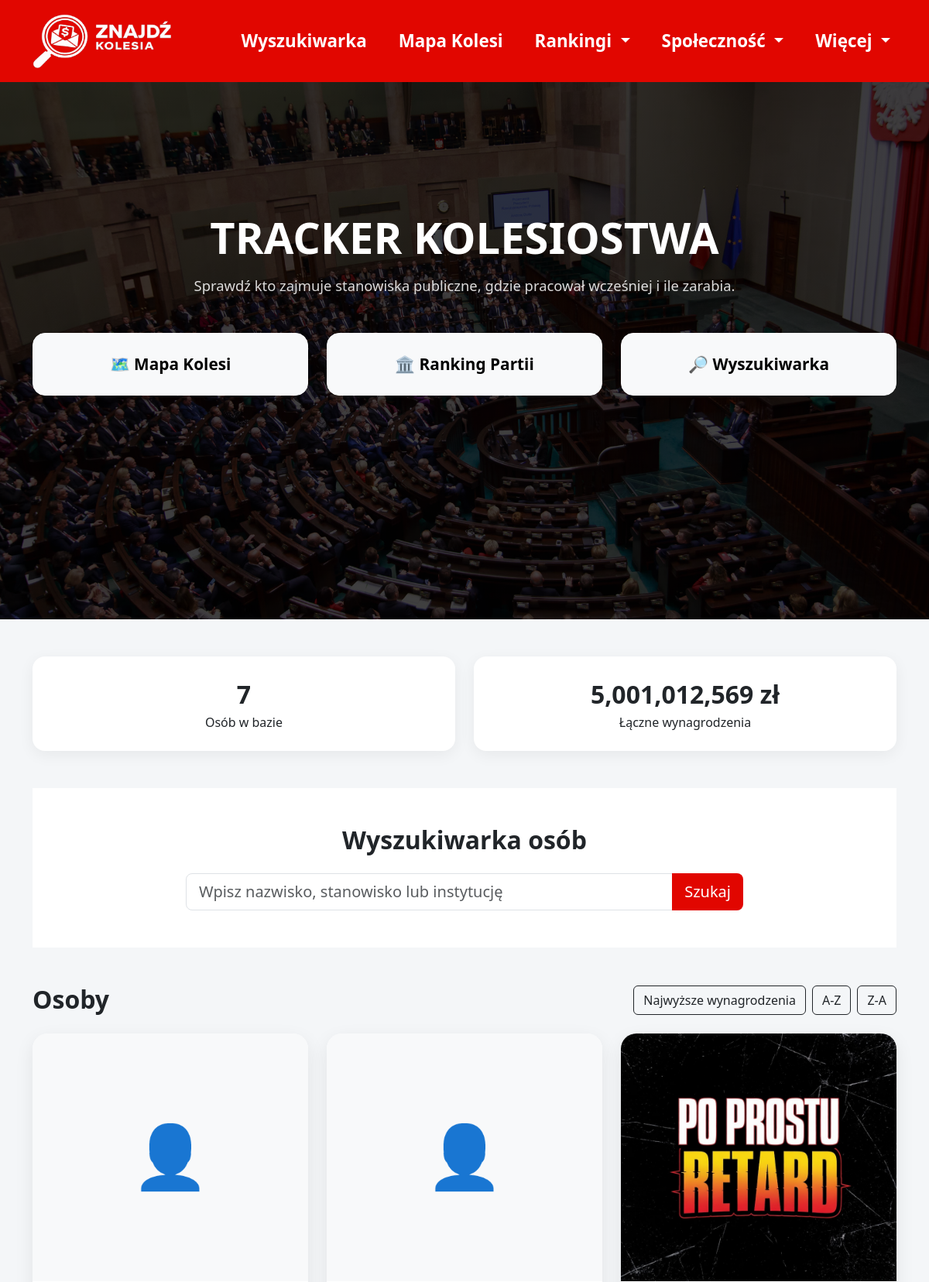
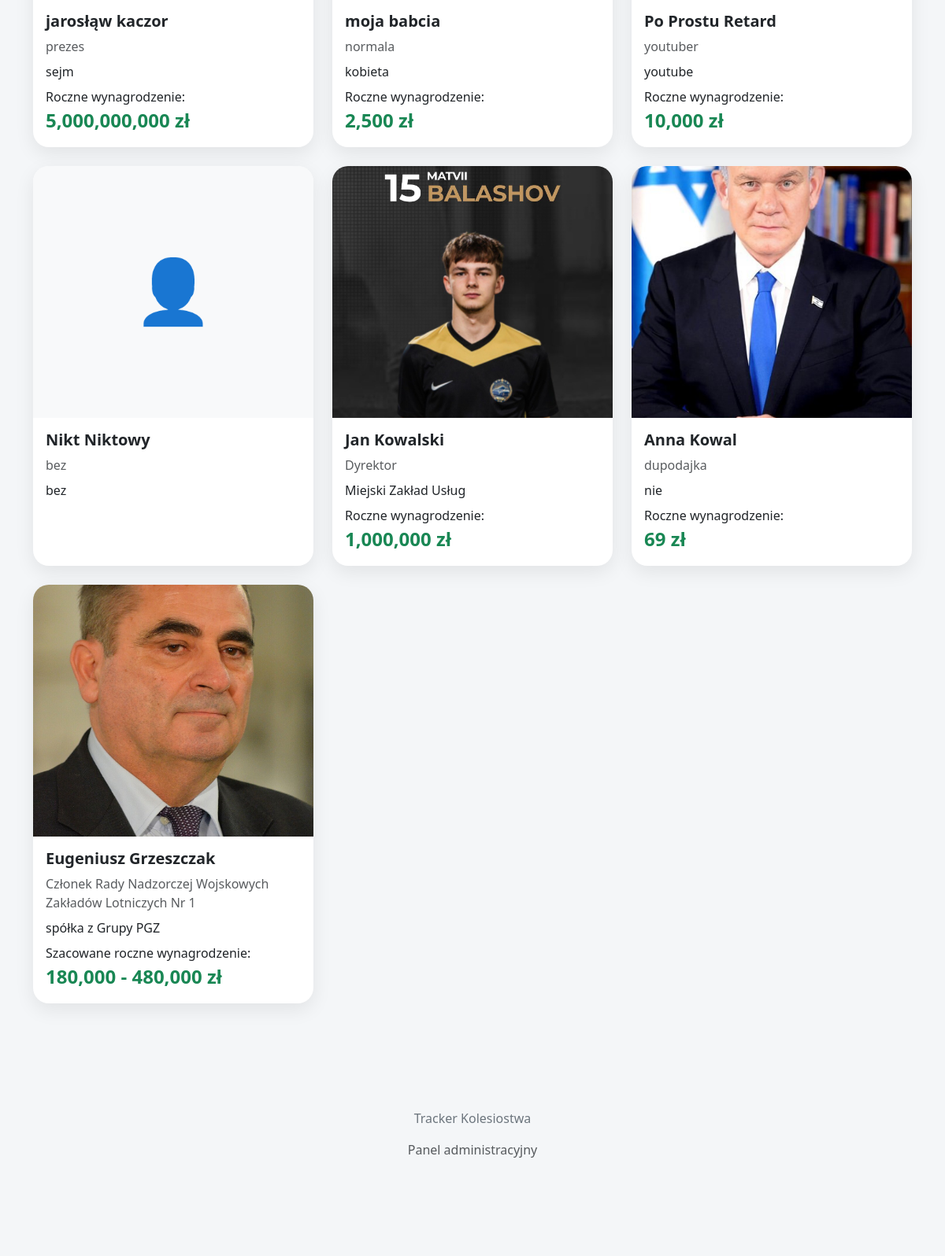
Page /?sort=za (upper part) on the committed database (2 pictures, top to bottom).
### osoby/models.py (models this page shows, shortened)
class Person(models.Model):
    first_name = models.CharField(max_length=100)
    last_name = models.CharField(max_length=100)
    position = models.CharField(
        max_length=255,
        blank=True
    )
    organization = models.CharField(
        max_length=255,
        blank=True
    )
    city = models.CharField(
        max_length=100,
        blank=True
    )
    voivodeship = models.CharField(
        max_length=50,
        choices=VOIVODESHIPS,
        blank=True
    )
    annual_salary = models.DecimalField(
        max_digits=12,
        decimal_places=2,
        null=True,
        blank=True
    )
    salary_min = models.DecimalField(
        max_digits=12,
        decimal_places=2,
        null=True,
        blank=True
    )
    salary_max = models.DecimalField(
        max_digits=12,
        decimal_places=2,
        null=True,
        blank=True
    )
    photo = models.ImageField(
        upload_to="people/",
        null=True,
        blank=True
    )
    source_title = models.CharField(
        max_length=255,
        blank=True
    )
    source_url = models.URLField(
        blank=True
    )
    description = models.TextField(
        blank=True
    )
    latitude = models.FloatField(
        null=True,
        blank=True
    )
    longitude = models.FloatField(
        null=True,
        blank=True
    )

### osoby/views.py (the view, shortened to what this page needs)
# urls.py: 2. Add a URL to urlpatterns:  path('', views.home, name='home')
def home(request):
    query = request.GET.get("q", "")
    sort = request.GET.get("sort")
    people = Person.objects.all()
    if sort == "salary":
        people = people.annotate(
            salary_sort=Case(
                When(
                    annual_salary__isnull=False,
                    then=F("annual_salary")
                ),
                default=ExpressionWrapper(
                    (F("salary_min") + F("salary_max")) / 2,
                    output_field=DecimalField()
                ),
                output_field=DecimalField()
            )
        ).order_by("-salary_sort")
    elif sort == "az":
        people = people.order_by("last_name", "first_name")
    elif sort == "za":
        people = people.order_by("-last_name", "-first_name")
    salary_sum = (
                     Person.objects
                     .exclude(annual_salary__isnull=True)
                     .aggregate(total=Sum("annual_salary"))
                 )["total"] or 0
    return render(
        request,
        "home.html",
        {
            "people": people,
            "query": query,
            "count": people.count(),
            "salary_sum": salary_sum,
        }
    )

### templates/home.html (shortened to what this page needs)
{% extends 'base.html' %}
{% load static %}
{% load humanize %}
{% block content %}
<section class="hero">
    <div class="container">
        <h1>
            TRACKER KOLESIOSTWA
        </h1>
       <p class="hero-subtitle">
    Sprawdź kto zajmuje stanowiska publiczne,
    gdzie pracował wcześniej i ile zarabia.
</p>
        <div class="row justify-content-center mt-5">
    <div class="col-md-6 col-lg-4 mb-3">
        <a href="/mapa/"
           class="btn btn-light btn-lg w-100 py-4 fw-bold">
            🗺️ Mapa Kolesi
        </a>
    </div>
    <div class="col-md-6 col-lg-4 mb-3">
        <a href="/partie/"
           class="btn btn-light btn-lg w-100 py-4 fw-bold">
            🏛️ Ranking Partii
        </a>
    </div>
    <div class="col-md-6 col-lg-4 mb-3">
        <a href="/#wyszukiwarka"
           class="btn btn-light btn-lg w-100 py-4 fw-bold">
            🔎 Wyszukiwarka
        </a>
    </div>
</div>
    </div>
</section>
<div class="container mt-5">
    <div class="row mb-5">
        <div class="col-md-6">
            <div class="stats-box">
                <div class="stats-number">
                    {{ count }}
                </div>
                <div>
                    Osób w bazie
                </div>
            </div>
        </div>
        <div class="col-md-6">
            <div class="stats-box">
                <div class="stats-number">
    {{ salary_sum|intcomma }} zł
</div>
<div>
    Łączne wynagrodzenia
</div>
            </div>
        </div>
    </div>
<section id="wyszukiwarka" class="py-5 bg-white mb-5">
    <div class="container">
        <h2 class="text-center fw-bold mb-4">
            Wyszukiwarka osób
        </h2>
        <form action="/" method="get">
            <div class="row justify-content-center">
                <div class="col-lg-8">
                    <div class="input-group input-group-lg">
                        <input
                            type="text"
                            name="q"
                            value="{{ query }}"
                            class="form-control"
                            placeholder="Wpisz nazwisko, stanowisko lub instytucję">
                        <button
                            class="btn btn-danger"
                            type="submit">
                            Szukaj
                        </button>
                    </div>
                </div>
            </div>
        </form>
    </div>
</section>
    <div class="d-flex justify-content-between align-items-center mb-4">
    <h2 class="section-title mb-0">
        Osoby
    </h2>
    <div class="d-flex gap-2">
        <a href="?q={{ query }}&sort=salary#wyszukiwarka"
   class="btn btn-outline-dark">
    Najwyższe wynagrodzenia
</a>
<a href="?q={{ query }}&sort=name#wyszukiwarka"
   class="btn btn-outline-dark">
    A-Z
</a>
<a href="?sort=za#wyszukiwarka"
   class="btn btn-outline-dark">
    Z-A
</a>
    </div>
</div>
    <div class="row">
  {% for person in people %}
<div class="col-lg-4 col-md-6 mb-4">
    <a href="#"
   onclick="openPersonModal({{ person.id }}); return false;"
   class="text-decoration-none text-dark">
        <div class="card person-card">
           {% if person.photo %}
<img
    src="{{ person.photo.url }}"
    class="card-img-top person-photo">
{% else %}
<div class="person-photo d-flex align-items-center justify-content-center bg-light">
    <h1 class="display-1">
        👤
    </h1>
</div>
{% endif %}
            <div class="card-body">
                <h5 class="fw-bold">
                    {{ person.first_name }}
                    {{ person.last_name }}
                </h5>
                <p class="text-muted mb-2">
                    {{ person.position }}
                </p>
                <p class="mb-2">
                    {{ person.organization }}
                </p>
                {% if person.annual_salary %}
<div class="salary-box">
    <div class="salary-label">
        Roczne wynagrodzenie:
    </div>
    <div class="salary-value">
        {{ person.annual_salary|floatformat:0|intcomma }} zł
    </div>
</div>
{% elif person.salary_min and person.salary_max %}
<div class="salary-box">
    <div class="salary-label">
        Szacowane roczne wynagrodzenie:
    </div>
    <div class="salary-value">
        {{ person.salary_min|floatformat:0|intcomma }}
        -
        {{ person.salary_max|floatformat:0|intcomma }} zł
    </div>
</div>
{% endif %}
            </div>
        </div>
    </a>
</div>
{% empty %}
<div class="col-12">
    <div class="alert alert-secondary">
        Nie znaleziono wyników.
    </div>
</div>
{% endfor %}
    </div>
</div>
<footer class="footer">
    <div class="container">
        <p>
            Tracker Kolesiostwa
        </p>
        <p>
            <a href="/admin/"
               class="text-muted text-decoration-none">
                Panel administracyjny
            </a>
        </p>
    </div>
</footer>
{% endblock %}

### templates/base.html (style rules this page uses)
body { background:#f4f6f8; }
html { scroll-behavior:smooth; }

### templates/home.html (style rules this page uses)
.btn-danger { background:#e10600; border:none; }
.hero-subtitle { font-size:1.6rem; max-width:900px; margin:0 auto 40px; opacity:.9; }
.hero { height: 100vh; background-image: linear-gradient( rgba(0,0,0,.75), rgba(0,0,0,.75) ), url("/static/images/sejm-sala-plenarna.jpeg"); background-size: cover; background-position: center; background-repeat: no-repeat; display: flex; justify-content: center; align-items: center; text-align: center; color: white; }
.hero h1 { font-size: 3.5rem; font-weight: 800; margin-bottom: 15px; }
.hero p { font-size: 1.15rem; opacity: 0.85; }
.stats-box { background: white; border-radius: 16px; padding: 25px; text-align: center; box-shadow: 0 5px 20px rgba(0,0,0,.06); }
.stats-number { font-size: 2rem; font-weight: 800; }
.person-card { border: none; border-radius: 20px; overflow: hidden; box-shadow: 0 8px 25px rgba(0,0,0,.08); transition: 0.2s; height: 100%; }
.person-photo { width: 100%; height: 320px; object-fit: cover; }
.section-title { font-size: 2rem; font-weight: 700; margin-bottom: 30px; }
.footer { margin-top: 80px; padding: 30px 0; text-align: center; color: #6c757d; }
.hero .btn-light { border-radius:16px; font-size:1.3rem; transition:.2s; }
.salary-value { font-size:24px; font-weight:700; color:#198754; }

### rows in the picture
Person: first_name "jarosłąw", last_name "kaczor", position "prezes", organization "sejm", annual_salary "5,000,000,000"
Person: first_name "moja", last_name "babcia", position "normala", organization "kobieta", annual_salary "2,500"
Person: photo (picture), first_name "Po Prostu", last_name "Retard", position "youtuber", organization "youtube", annual_salary "10,000"
Person: first_name "Nikt", last_name "Niktowy", position "bez", organization "bez"
Person: photo (picture), first_name "Jan", last_name "Kowalski", position "Dyrektor", organization "Miejski Zakład Usług", annual_salary "1,000,000"
Person: photo (picture), first_name "Anna", last_name "Kowal", position "dupodajka", organization "nie", annual_salary "69"
Person: photo (picture), first_name "Eugeniusz", last_name "Grzeszczak", position "Członek Rady Nadzorczej Wojskowych Zakładów Lotniczych Nr 1", organization "spółka z Grupy PGZ", salary_min "180,000", salary_max "480,000"

### other values in the picture
{{ count }} "7"
{{ salary_sum|intcomma }} "5,001,012,569"
